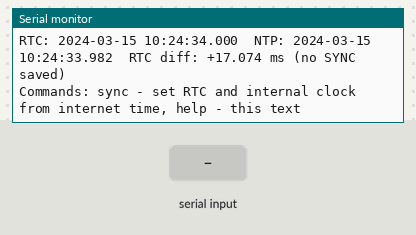
The sketch below on a simulated ESP8266 (Wemos D1 mini). Shown: the last lines printed to the serial monitor. Inputs (shaded band) come from the test bench. WiFi joins after 1.5 s; servers stay silent unless stated; the local clock reads 2024-03-15 10:24:30 at power-on unless the sketch sets it; EEPROM starts erased.

Above: at 11.3 s.
11.4 s: "RTC1\n" received over Serial
At 12.3 s:
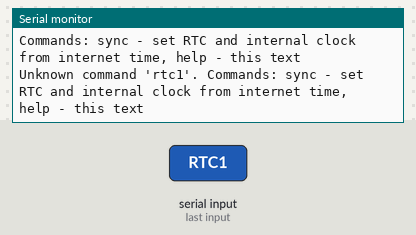
12.9 s: "sync\n" received over Serial
At 13.5 s:
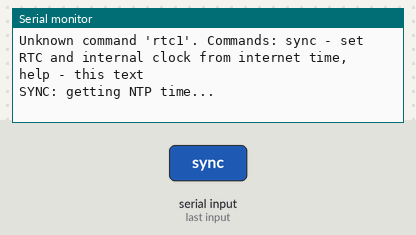

Measured:
- after the input at 11.4 s, the serial monitor: prints a new line at once (image 1)
- after the input at 12.9 s, the serial monitor: prints a new line at once (image 2)

The sketch:

ESP8266-001.ino
```cpp
// WeMos D1 R1 (ESP8266) + DS3231 RTC module - measure RTC drift against NTP.
// Arduino IDE: Tools > Board > ESP8266 Boards > "LOLIN(WeMos) D1 R1"
//
// Wiring (power the module from 3.3V, NOT 5V: its I2C pull-ups go to VCC
// and the ESP8266 pins are not 5V tolerant):
//   DS3231 VCC -> 3.3V
//   DS3231 GND -> GND
//   DS3231 SDA -> GPIO4 (D14/SDA/D4)
//   DS3231 SCL -> GPIO5 (D15/SCL/D3)
//
// On start: set the ESP internal clock from the DS3231. Nothing is set from
// the internet, so the RTC can be left on its battery for weeks and checked later.
// Every minute: catch the moment the RTC seconds change and compare that
// moment with NTP time (read only) -> RTC error with sub-millisecond resolution.
//
// Serial commands (115200 baud, any case):
//   sync - set the DS3231 and the ESP internal clock once from internet time
//          (Helsinki local time, exactly at the start of a second). The sync
//          moment is saved in flash, so the drift (ppm) since that sync is
//          still known after a power-off.
//   help - list commands
//
// The RTC has no idea of summer time: it keeps the UTC offset that was valid
// at SYNC (UTC+3 in summer, UTC+2 in winter). The offset is saved with the
// sync, so the drift stays correct; send SYNC after the clocks change
// (last Sunday of March / October) to get the RTC showing wall time again.
#include <ESP8266WiFi.h>
#include <ESP8266WiFiMulti.h>
#include <WiFiUdp.h>
#include <Wire.h>
#include <RTClib.h>
#include <EEPROM.h>
#include <time.h>
#include <sys/time.h>
#include "secrets.h"   // WiFi list, not in git: copy secrets.example.h -> secrets.h

ESP8266WiFiMulti wifiMulti;
WiFiUDP udp;
RTC_DS3231 rtc;
const char* ntpServer = "pool.ntp.org";
IPAddress ntpIP;       // resolved once, so every query goes to the same server
const int NTP_PORT = 123;
const int NTP_SAMPLES = 4;  // queries per measurement, the one with the shortest round trip wins

unsigned long lastPrint = 0;
// const unsigned long interval = 1000;
const unsigned long interval = 60UL * 1000UL; // 1 minute
// const unsigned long interval = 30UL * 60UL * 1000UL; // 30 minutes

// Helsinki: EET = UTC+2, summer time EEST = UTC+3 (last Sun of March 03:00 .. last Sun of October 04:00)
const char* TIMEZONE = "EET-2EEST,M3.5.0/3,M10.5.0/4";
long rtcOffsetS = 0;        // local time - UTC (s), the offset written into the RTC

// one comparison of the RTC against NTP
struct Measurement {
  uint32_t rtcSec;          // RTC reading (local time, unix seconds) right after its tick
  int64_t trueUs;           // NTP (true) time of that tick, UTC us
  int64_t rtcDiffUs;        // RTC error, + = RTC ahead
  int64_t espDiffUs;        // ESP clock error, only used to time the RTC tick
  unsigned long rtt;        // NTP round trip (us)
};

// Saved in flash at SYNC. The setting itself is only as exact as the NTP
// round trip allows (asymmetric WiFi delay can easily be tens of ms), so the
// RTC error measured right after SYNC is kept as baseline and drift is the
// change against it.
struct SavedSync {
  uint32_t magic;           // SYNC_MAGIC = data valid
  int32_t rtcOffsetS;       // local time - UTC written into the RTC
  int64_t syncUs;           // true time of the baseline measurement, UTC us
  int64_t rtcDiffUs;        // RTC error right after SYNC
};
const uint32_t SYNC_MAGIC = 0x52544331;  // "RTC1"
SavedSync saved;

String serialLine;          // command being typed

// local system clock in microseconds since 1970
int64_t nowUs()
{
  struct timeval tv;
  gettimeofday(&tv, nullptr);
  return (int64_t)tv.tv_sec * 1000000LL + tv.tv_usec;
}

// "YYYY-MM-DD hh:mm:ss.mmm" (UTC)
void formatTime(int64_t us, char* buf, size_t len)
{
  time_t t = us / 1000000LL;
  struct tm* tm_ = gmtime(&t);
  snprintf(buf, len, "%04d-%02d-%02d %02d:%02d:%02d.%03d",
           tm_->tm_year + 1900, tm_->tm_mon + 1, tm_->tm_mday,
           tm_->tm_hour, tm_->tm_min, tm_->tm_sec, (int)((us / 1000) % 1000));
}

// Manual NTP query - does NOT touch system clock.
// Returns NTP time in us (corrected by half the round trip), 0 on failure.
// localUs = local clock at the moment the reply arrived.
int64_t getNtpTimeUs(int64_t& localUs, unsigned long& roundTripUs)
{
  byte packet[48] = {0};
  packet[0] = 0b11100011; // LI, Version, Mode

  while (udp.parsePacket() > 0)  // drop late replies of earlier queries
    udp.flush();

  unsigned long sentAt = micros();
  udp.beginPacket(ntpIP, NTP_PORT);
  udp.write(packet, 48);
  udp.endPacket();

  while (micros() - sentAt < 3000000UL)
  {
    if (udp.parsePacket() >= 48)
    {
      localUs = nowUs();
      roundTripUs = micros() - sentAt;
      udp.read(packet, 48);
      // transmit timestamp: seconds (40..43) and fraction of second (44..47)
      uint32_t secsSince1900 = (uint32_t)packet[40] << 24 | (uint32_t)packet[41] << 16 |
                               (uint32_t)packet[42] << 8 | packet[43];
      uint32_t fraction = (uint32_t)packet[44] << 24 | (uint32_t)packet[45] << 16 |
                          (uint32_t)packet[46] << 8 | packet[47];
      const uint32_t seventyYears = 2208988800UL;
      int64_t us = (int64_t)(secsSince1900 - seventyYears) * 1000000LL +
                   (((uint64_t)fraction * 1000000ULL) >> 32);
      return us + roundTripUs / 2;
    }
    delay(1);
  }
  return 0; // failed
}

// Several NTP queries, keeps the one with the shortest round trip (least WiFi jitter).
int64_t getBestNtpTimeUs(int64_t& localUs, unsigned long& roundTripUs)
{
  int64_t best = 0;
  for (int i = 0; i < NTP_SAMPLES; i++)
  {
    int64_t l;
    unsigned long rtt;
    int64_t ntp = getNtpTimeUs(l, rtt);
    if (ntp != 0 && (best == 0 || rtt < roundTripUs))
    {
      best = ntp;
      localUs = l;
      roundTripUs = rtt;
    }
    if (i < NTP_SAMPLES - 1)
      delay(2000);  // be polite to the NTP server
  }
  return best;
}

// Waits for the next RTC second tick. Returns the RTC time (unix seconds)
// right after the tick and sets tickLocalUs to the local clock at the tick.
// Returns 0 if the RTC does not tick (not running / not connected).
uint32_t waitRtcTick(int64_t& tickLocalUs)
{
  int64_t prevUs = nowUs();
  uint32_t first = rtc.now().unixtime();
  while (nowUs() - prevUs < 2000000LL)
  {
    int64_t us = nowUs();   // DS3231 latches its time at the start of the read
    uint32_t t = rtc.now().unixtime();
    if (t != first)
    {
      tickLocalUs = (prevUs + us) / 2;  // tick happened between the two reads
      return t;
    }
    prevUs = us;
    yield();                // keep the ESP8266 watchdog and WiFi happy
  }
  return 0;
}

// local time - UTC in seconds at moment t (uses TIMEZONE, incl. summer time)
long utcOffsetS(time_t t)
{
  struct tm lt, gt;
  localtime_r(&t, &lt);
  gmtime_r(&t, &gt);
  long offset = (lt.tm_hour - gt.tm_hour) * 3600L + (lt.tm_min - gt.tm_min) * 60L;
  int days = lt.tm_yday - gt.tm_yday;
  if (days == 1 || days < -1)        // local date is one day later (also over new year)
    offset += 86400L;
  else if (days == -1 || days > 1)   // local date is one day earlier
    offset -= 86400L;
  return offset;
}

// Writes the (NTP-synced) ESP clock as local time into the DS3231 exactly at a whole second.
// Writing the seconds register resets the DS3231 internal countdown chain,
// so the RTC second starts at the moment of writing.
void setRtcFromClock()
{
  int64_t target = (nowUs() / 1000000LL + 2) * 1000000LL;  // start of a second, >= 1 s ahead
  time_t targetS = target / 1000000LL;
  rtcOffsetS = utcOffsetS(targetS);
  while (nowUs() < target)
  {
    if (target - nowUs() > 5000)
      yield();              // no yield in the last 5 ms: keep the timing tight
  }
  rtc.adjust(DateTime((uint32_t)(targetS + rtcOffsetS)));

  char buf[24];
  formatTime((int64_t)(targetS + rtcOffsetS) * 1000000LL, buf, sizeof(buf));
  Serial.printf("RTC set to %s (Helsinki, UTC%+ld)\n", buf, rtcOffsetS / 3600);
}

// Catches an RTC tick, then asks NTP. false on failure.
bool measure(Measurement& m)
{
  int64_t tickLocalUs;
  m.rtcSec = waitRtcTick(tickLocalUs);
  if (m.rtcSec == 0)
  {
    Serial.println("RTC is not ticking, check wiring!");
    return false;
  }

  int64_t localUs;
  int64_t ntpUs = getBestNtpTimeUs(localUs, m.rtt);
  if (ntpUs == 0)
  {
    Serial.println("NTP query failed");
    return false;
  }

  // ESP clock error, then use it to convert the RTC tick moment to true time.
  // (the ESP drift during the few seconds between tick and NTP is negligible)
  m.espDiffUs = localUs - ntpUs;
  m.trueUs = tickLocalUs - m.espDiffUs;
  m.rtcDiffUs = ((int64_t)m.rtcSec - rtcOffsetS) * 1000000LL - m.trueUs;
  return true;
}

// Sets the ESP clock from NTP. false on failure.
bool syncEspClock()
{
  int64_t localUs;
  unsigned long rtt;
  int64_t ntpUs = getBestNtpTimeUs(localUs, rtt);
  if (ntpUs == 0)
    return false;

  ntpUs += nowUs() - localUs;  // time passed since the best reply arrived
  struct timeval tv;
  tv.tv_sec = ntpUs / 1000000LL;
  tv.tv_usec = ntpUs % 1000000LL;
  settimeofday(&tv, nullptr);
  Serial.printf("ESP clock synced (round trip %lu ms).\n", rtt / 1000);
  return true;
}

// Sets the ESP clock from the DS3231, at the moment its seconds change.
void setEspClockFromRtc()
{
  int64_t tickLocalUs;
  uint32_t rtcSec = waitRtcTick(tickLocalUs);
  if (rtcSec == 0)
  {
    Serial.println("RTC is not ticking, ESP clock not set!");
    return;
  }
  int64_t us = ((int64_t)rtcSec - rtcOffsetS) * 1000000LL + (nowUs() - tickLocalUs);
  struct timeval tv;
  tv.tv_sec = us / 1000000LL;
  tv.tv_usec = us % 1000000LL;
  settimeofday(&tv, nullptr);

  char buf[24];
  formatTime((int64_t)rtcSec * 1000000LL, buf, sizeof(buf));
  Serial.printf("ESP clock set from RTC: %s\n", buf);
}

// SYNC command: NTP -> ESP clock -> DS3231, then measure and save the baseline.
void doSync()
{
  Serial.println("SYNC: getting NTP time...");
  if (!syncEspClock())
  {
    Serial.println("SYNC failed: no NTP reply. RTC not changed.");
    return;
  }
  setRtcFromClock();

  Measurement m;
  bool ok = false;
  for (int i = 0; i < 3 && !ok; i++)
    ok = measure(m);
  if (!ok)
  {
    saved.magic = 0;
    Serial.println("SYNC: RTC was set, but the baseline measurement failed. Send SYNC again.");
    return;
  }

  saved.magic = SYNC_MAGIC;
  saved.rtcOffsetS = rtcOffsetS;
  saved.syncUs = m.trueUs;
  saved.rtcDiffUs = m.rtcDiffUs;
  EEPROM.put(0, saved);
  EEPROM.commit();
  Serial.printf("SYNC done. Setting error (baseline): RTC %+.3f ms. Saved to flash.\n",
                m.rtcDiffUs / 1000.0);
  lastPrint = millis();
}

void printMeasurement(const Measurement& m)
{
  // both in the RTC's time zone, so they can be compared directly
  char rtcBuf[24], ntpBuf[24];
  formatTime((int64_t)m.rtcSec * 1000000LL, rtcBuf, sizeof(rtcBuf));
  formatTime(m.trueUs + (int64_t)rtcOffsetS * 1000000LL, ntpBuf, sizeof(ntpBuf));
  Serial.printf("RTC: %s  NTP: %s  RTC diff: %+.3f ms", rtcBuf, ntpBuf, m.rtcDiffUs / 1000.0);

  if (saved.magic == SYNC_MAGIC)
  {
    double sinceSyncS = (m.trueUs - saved.syncUs) / 1e6;
    if (sinceSyncS > 1)
    {
      double rtcPpm = (m.rtcDiffUs - saved.rtcDiffUs) / sinceSyncS;  // us per second = ppm
      Serial.printf(" (%+.2f ppm, %+.2f s/day, since SYNC %.2f d)",
                    rtcPpm, rtcPpm * 0.0864, sinceSyncS / 86400.0);
    }
  }
  else
  {
    Serial.print(" (no SYNC saved)");
  }
  Serial.println();
}

void printHelp()
{
  Serial.println("Commands: sync - set RTC and internal clock from internet time, help - this text");
}

void handleCommand(String cmd)
{
  cmd.trim();
  cmd.toLowerCase();
  if (cmd == "sync")
  {
    doSync();
  }
  else if (cmd == "help")
  {
    printHelp();
  }
  else
  {
    Serial.printf("Unknown command '%s'. ", cmd.c_str());
    printHelp();
  }
}

// Collects characters into a line. A command ends with CR/LF, or after a short
// pause, so it works with any "line ending" setting of the Serial Monitor.
void handleSerial()
{
  static unsigned long lastCharAt = 0;
  while (Serial.available())
  {
    char c = Serial.read();
    lastCharAt = millis();
    if (c == '\r' || c == '\n')
    {
      if (serialLine.length() > 0)
        handleCommand(serialLine);
      serialLine = "";
    }
    else if (serialLine.length() < 32)
    {
      serialLine += c;
    }
  }
  if (serialLine.length() > 0 && millis() - lastCharAt > 300)
  {
    handleCommand(serialLine);
    serialLine = "";
  }
}

void setup()
{
  Serial.begin(115200);
  delay(1000);
  Serial.println();

  setenv("TZ", TIMEZONE, 1);
  tzset();

  EEPROM.begin(sizeof(SavedSync));
  EEPROM.get(0, saved);

  // DS3231
  while (!rtc.begin())
  {
    Serial.println("DS3231 not found, check wiring! Retrying...");
    delay(2000);
  }
  Wire.setClock(400000);  // fast I2C = shorter reads = finer tick detection
  if (rtc.lostPower())
  {
    Serial.println("DS3231 had lost power (battery empty or missing?), its time is invalid.");
    saved.magic = 0;
  }

  if (saved.magic == SYNC_MAGIC)
  {
    rtcOffsetS = saved.rtcOffsetS;
    char buf[24];
    formatTime(saved.syncUs + (int64_t)rtcOffsetS * 1000000LL, buf, sizeof(buf));
    Serial.printf("Last SYNC: %s (Helsinki, UTC%+ld)\n", buf, rtcOffsetS / 3600);
  }
  else
  {
    rtcOffsetS = utcOffsetS(rtc.now().unixtime());  // best guess: RTC holds Helsinki time
    Serial.println("No valid SYNC saved, drift can not be calculated. Send 'sync' to set the RTC.");
  }

  // the internal clock takes its time from the RTC, not from the internet
  setEspClockFromRtc();

  // WiFi
  WiFi.mode(WIFI_STA);
  for (int i = 0; i < WIFI_NETWORKS_COUNT; i++)
    wifiMulti.addAP(WIFI_NETWORKS[i].ssid, WIFI_NETWORKS[i].password);
  Serial.print("Connecting");

  while (wifiMulti.run() != WL_CONNECTED)
  {
    delay(500);
    Serial.print(".");
  }

  Serial.println();
  Serial.print("Connected to ");
  Serial.println(WiFi.SSID());
  Serial.print("IP address: ");
  Serial.println(WiFi.localIP());

  udp.begin(2390);
  while (!WiFi.hostByName(ntpServer, ntpIP))
  {
    Serial.println("DNS lookup failed, retrying...");
    delay(2000);
  }
  Serial.print("NTP server: ");
  Serial.println(ntpIP);

  // first comparison right away (NTP is only read, nothing is set)
  Measurement m;
  while (!measure(m))
    delay(2000);
  printMeasurement(m);
  printHelp();
  lastPrint = millis();
}

void loop()
{
  wifiMulti.run();  // reconnect if WiFi drops
  handleSerial();

  unsigned long nowMillis = millis();
  if (nowMillis - lastPrint < interval)
    return;
  lastPrint = nowMillis;

  Measurement m;
  if (measure(m))
    printMeasurement(m);
}
```

secrets.example.h
```cpp
#ifndef SECRETS_H
#define SECRETS_H

// Template: copy this file to "secrets.h" and put your real networks there.
// secrets.h is listed in .gitignore and never goes to the git repo.

struct WifiCredential {
  const char* ssid;
  const char* password;
};

// 2.4 GHz networks only. The strongest one in range is used.
const WifiCredential WIFI_NETWORKS[] = {
  {"home_ssid",  "home_password"},
  {"phone_ssid", "phone_password"},
};

const int WIFI_NETWORKS_COUNT = sizeof(WIFI_NETWORKS) / sizeof(WIFI_NETWORKS[0]);

#endif
```
